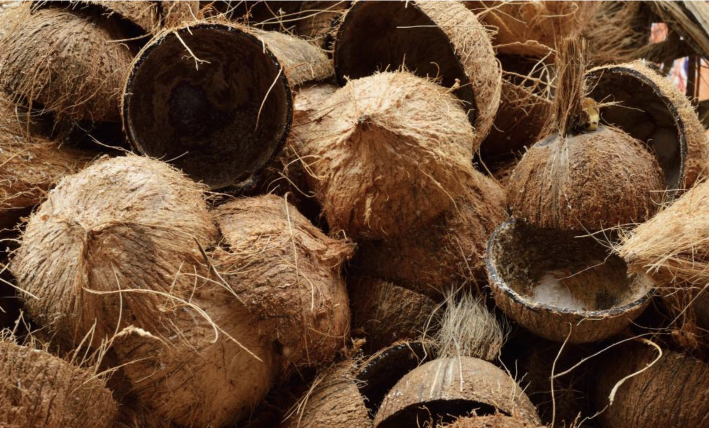
#> input picture samples/coconut_husks.png, 1418 x 856 px, given in place of plastic1.jpg, which was not available (shown at 1/2 size)
$ python demo_segmentation_steps.py
#> lines starting #> are read from the running program, lines starting #| are printed output that depends on the picture; after the words box and inside, x2 and y2 are one past the last pixel; in counts of white or black regions, pixels touching at a corner belong together
### src/waste_classifier/segmentation.py
"""Classical object segmentation: grayscale -> Gaussian blur -> Otsu -> morphology -> largest component."""
import cv2
import numpy as np

KERNEL = cv2.getStructuringElement(cv2.MORPH_ELLIPSE, (5, 5))


def otsu_mask(img: np.ndarray) -> tuple[np.ndarray, np.ndarray, np.ndarray, float]:
    """Return (gray, blur, mask, threshold). The mask has the object white on black."""
    gray = cv2.cvtColor(img, cv2.COLOR_BGR2GRAY)
    blur = cv2.GaussianBlur(gray, (5, 5), 0)
    thresh, mask = cv2.threshold(blur, 0, 255, cv2.THRESH_BINARY + cv2.THRESH_OTSU)
    # Backgrounds are mostly bright: if most pixels are white, invert.
    if np.mean(mask) > 127:
        mask = cv2.bitwise_not(mask)
    return gray, blur, mask, thresh


def clean_mask(mask: np.ndarray) -> tuple[np.ndarray, np.ndarray]:
    """Opening (removes specks) then closing (fills holes). Returns (opened, closed)."""
    opened = cv2.morphologyEx(mask, cv2.MORPH_OPEN, KERNEL)
    closed = cv2.morphologyEx(opened, cv2.MORPH_CLOSE, KERNEL)
    return opened, closed


# [7 lines left out: function largest_component, not called in this run]


def filter_small_components(mask: np.ndarray, min_area_frac: float = 0.01) -> tuple[np.ndarray, int]:
    """Keep every component larger than min_area_frac of the image. Returns (mask, kept_count)."""
    n, labels, stats, _ = cv2.connectedComponentsWithStats(mask, connectivity=8)
    min_area = min_area_frac * mask.shape[0] * mask.shape[1]
    out = np.zeros_like(mask)
    kept = 0
    for i in range(1, n):
        if stats[i, cv2.CC_STAT_AREA] >= min_area:
            out[labels == i] = 255
            kept += 1
    return out, kept


# [5 lines left out: function get_object_mask, not called in this run]


def draw_boxes(img: np.ndarray, mask: np.ndarray, thickness: int = 3) -> np.ndarray:
    """Draw a green bounding box around every external contour of the mask."""
    out = img.copy()
    contours, _ = cv2.findContours(mask, cv2.RETR_EXTERNAL, cv2.CHAIN_APPROX_SIMPLE)
    for c in contours:
        x, y, w, h = cv2.boundingRect(c)
        cv2.rectangle(out, (x, y), (x + w, y + h), (0, 255, 0), thickness)
    return out

### src/waste_classifier/plotting.py
"""Shared plotting helpers."""
from pathlib import Path

import matplotlib.pyplot as plt
from sklearn.metrics import ConfusionMatrixDisplay, confusion_matrix


# [11 lines left out: function save_confusion_matrix, not called in this run]


def save_image_grid(images, titles, path: Path, color_idx=(0,), suptitle=None,
                    figsize=None, dpi=100, show=False):
    """One row of images. Indices in color_idx are RGB, the rest are shown in gray."""
    path.parent.mkdir(parents=True, exist_ok=True)
    n = len(images)
    plt.figure(figsize=figsize or (4 * n, 4))
    for i, (im, t) in enumerate(zip(images, titles)):
        plt.subplot(1, n, i + 1)
        plt.imshow(im, cmap=None if i in color_idx else "gray")
        plt.title(t)
        plt.axis("off")
    if suptitle:
        plt.suptitle(suptitle, fontsize=14)
    plt.tight_layout()
    plt.savefig(path, dpi=dpi)
    print("Saved", path)
    if show:
        plt.show()
    plt.close()

### scripts/demo_segmentation_steps.py
"""Step-by-step visualisation of the classical segmentation pipeline on one image.

Replaces the old step3.py / step4.py / step5.py.

    python scripts/demo_segmentation_steps.py --image data/raw/trashnet/plastic/plastic1.jpg
"""
import argparse
from pathlib import Path

import cv2

from waste_classifier.config import PIPELINE_FIG_DIR, TRASHNET_DIR
from waste_classifier.plotting import save_image_grid
from waste_classifier.segmentation import clean_mask, draw_boxes, filter_small_components, otsu_mask


def main():
    ap = argparse.ArgumentParser(description=__doc__, formatter_class=argparse.RawDescriptionHelpFormatter)
    ap.add_argument("--image", type=Path, default=TRASHNET_DIR / "plastic" / "plastic1.jpg")
    ap.add_argument("--out-dir", type=Path, default=PIPELINE_FIG_DIR)
    ap.add_argument("--show", action="store_true", help="also open the figures in a window")
    args = ap.parse_args()

    img = cv2.imread(str(args.image))
#> img is the input picture: shape (856, 1418, 3); mean B, G, R 51.9, 75.1, 104.5
    if img is None:
        raise SystemExit(f"Could not read image: {args.image}")
    rgb = cv2.cvtColor(img, cv2.COLOR_BGR2RGB)

    # Step 3: grayscale, Gaussian blur, Otsu threshold
    gray, blur, mask, thresh = otsu_mask(img)
#> in otsu_mask, `gray = cv2.cvtColor(img, cv2.COLOR_BGR2GRAY)`:
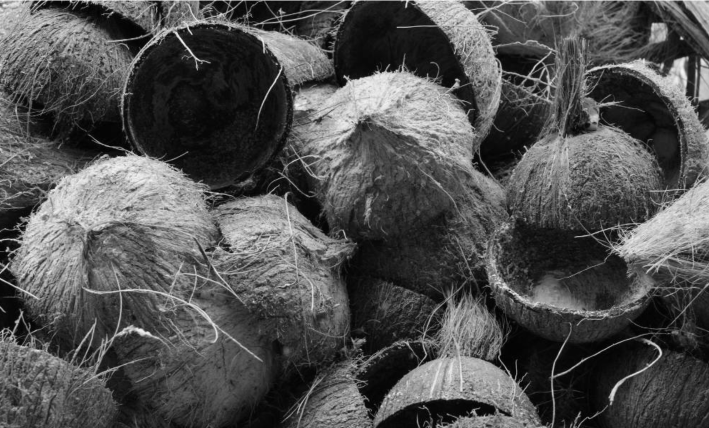
#> gray: shape (856, 1418) (shown at 1/2 size); min 0, max 255, mean 81.2
#> in otsu_mask, `thresh, mask = cv2.threshold(blur, 0, 255, cv2.THRESH_BINARY + cv2.THR..`:
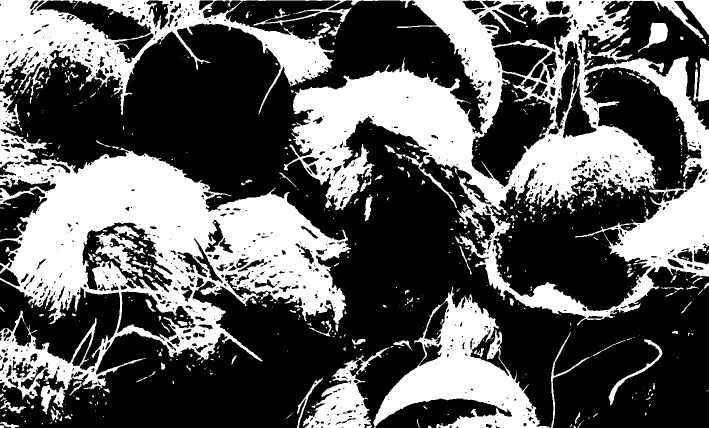
#> mask: shape (856, 1418) (shown at 1/2 size); 36.9% white; 644 white regions (451 under 20 px), largest, box (x1, y1, x2, y2) and area: (0, 0, 1418, 651) 221957, (0, 183, 702, 829) 153595, (747, 573, 1099, 856) 37213
#> in otsu_mask, `thresh, mask = cv2.threshold(blur, 0, 255, cv2.THRESH_BINARY + cv2.THR..`: thresh = 94
#> thresh = 94
    print("Otsu threshold value:", thresh)
#| Otsu threshold value: 94.0
    save_image_grid([rgb, gray, blur, mask],
                    ["Original", "Grayscale", "Gaussian Blur", "Otsu Threshold"],
                    args.out_dir / "step3_threshold.png", show=args.show)
#> in save_image_grid, `n = len(images)`: n = 4
#> the loop in save_image_grid, `for i, (im, t) in enumerate(zip(images, titles)):` made 4 passes
#> t on passes 1 to 4: 'Original', 'Grayscale', 'Gaussian Blur', 'Otsu Threshold'
#> in save_image_grid, `plt.savefig(path, dpi=dpi)`:
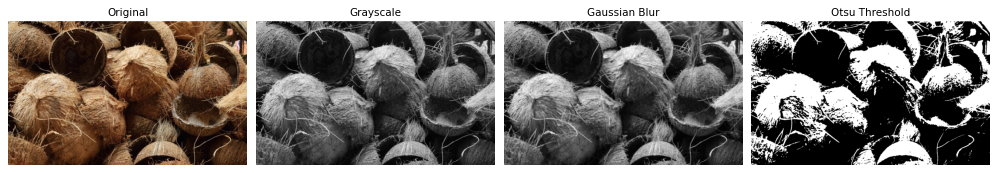
#> figure drawn by matplotlib, 4 panels

    # Step 4: morphology
    opened, cleaned = clean_mask(mask)
#> in clean_mask, `opened = cv2.morphologyEx(mask, cv2.MORPH_OPEN, KERNEL)`: opened: shape (856, 1418); 34.1% white; 310 white regions (75 under 20 px), largest, box (x1, y1, x2, y2) and area: (0, 261, 698, 794) 141245, (586, 94, 1418, 553) 114261, (0, 0, 664, 213) 43570
#> in clean_mask, `closed = cv2.morphologyEx(opened, cv2.MORPH_CLOSE, KERNEL)`:
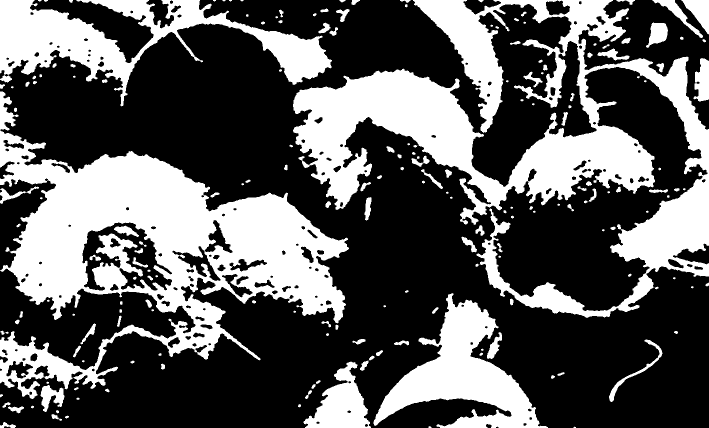
#> closed: shape (856, 1418) (shown at 1/2 size); 35.2% white; 198 white regions (48 under 20 px), largest, box (x1, y1, x2, y2) and area: (586, 0, 1418, 636) 161347, (0, 183, 698, 798) 151866, (0, 0, 664, 213) 45978
    save_image_grid([mask, opened, cleaned], ["Otsu Mask", "After Opening", "After Closing"],
                    args.out_dir / "step4_morphology.png", color_idx=(), show=args.show)
#> the loop in save_image_grid (call 2), `for i, (im, t) in enumerate(zip(images, titles)):` made 3 passes

    # Step 5: connected components + size filtering + bounding box
    filtered, kept = filter_small_components(cleaned, min_area_frac=0.01)
#> in filter_small_components, `n, labels, stats, _ = cv2.connectedComponentsWithStats(mask, connectiv..`:
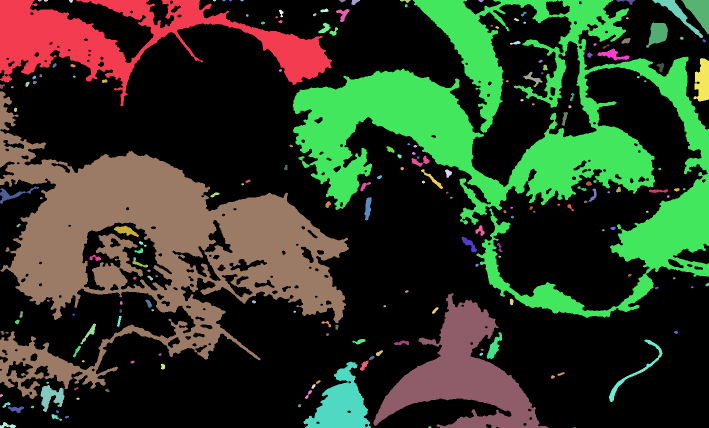
#> labels: shape (856, 1418) int32 (shown at 1/2 size); 199 distinct labels, from 0 to 198; one colour per label, 0 black
#> in filter_small_components, `n, labels, stats, _ = cv2.connectedComponentsWithStats(mask, connectiv..`: n = 199; stats = 199 rows, first 6: [0, 0, 1418, 856, 786132], [0, 0, 664, 213, 45978], [76, 0, 7, 3, 17], [88, 0, 8, 4, 22], [138, 0, 8, 6, 34], [426, 0, 6, 3, 14]
#> after the loop in filter_small_components, `for i in range(1, n):`:
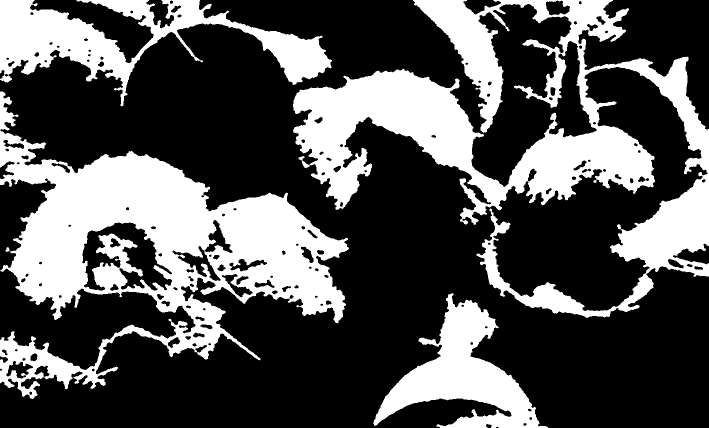
#> out: shape (856, 1418) (shown at 1/2 size); 32.5% white; 4 white regions
#> after the loop in filter_small_components, `for i in range(1, n):`: kept = 4
#> kept = 4
    print("Objects kept after size filtering:", kept)
#| Objects kept after size filtering: 4
    result = cv2.cvtColor(draw_boxes(img, filtered, thickness=2), cv2.COLOR_BGR2RGB)
#> in draw_boxes, `contours, _ = cv2.findContours(mask, cv2.RETR_EXTERNAL, cv2.CHAIN_APPR..`: contours = 4 contours; box (x1, y1, x2, y2) and area: (0, 183, 698, 798) 171976, (586, 0, 1418, 636) 160082, (0, 0, 664, 213) 45162, (747, 586, 1096, 856) 35158
#> the loop in draw_boxes, `for c in contours:` made 4 passes
#> (x, y, w, h) on passes 1 to 4: (747, 586, 349, 270), (0, 183, 698, 615), (586, 0, 832, 636), (0, 0, 664, 213)
#> after the loop in draw_boxes, `for c in contours:`:
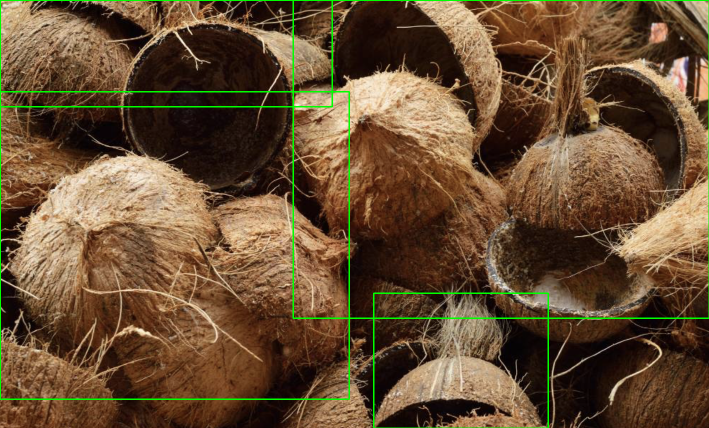
#> out: shape (856, 1418, 3) (shown at 1/2 size); 1.73% of pixels changed, all inside (x1, y1, x2, y2) = (0, 0, 1418, 856)
    save_image_grid([cleaned, filtered, result],
                    ["Cleaned Mask", "After Size Filtering", "Detected Object"],
                    args.out_dir / "step5_components.png", color_idx=(2,), show=args.show)


if __name__ == "__main__":
    main()
